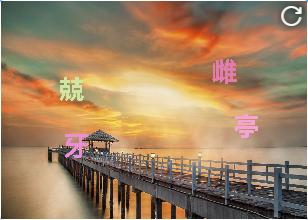
#> input picture opencv_learn/image/1556514111.png, 308 x 220 px, found by its file name
$ python demo_5.py
#> lines starting #> are read from the running program, lines starting #| are printed output that depends on the picture; after the words box and inside, x2 and y2 are one past the last pixel; in counts of white or black regions, pixels touching at a corner belong together
# -*- coding: utf-8 -*-
"""
腐蚀与膨胀
目标：
1.学习膨胀、腐蚀、开运算和闭运算等形态学操作
2.OpenCV函数：cv2.erode(), cv2.dilate(), cv2.morphologyEx()

"""
import cv2
import matplotlib.pyplot as plt

import numpy as np

img = cv2.imread(r'E:\pycharmproject\pythonlearn\image\1556514111.png', 0)
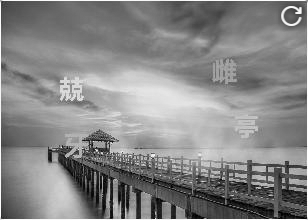
#> img: shape (220, 308); min 0, max 255, mean 133.8
# img = cv2.imread(r"E:\test.png", 0)
#阈值分割，切出头像部分
Roi = img[30:170, 30:250]
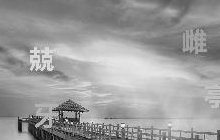
#> Roi: shape (140, 220); min 1, max 246, mean 156.3
ret, mask = cv2.threshold(Roi, 150, 255, cv2.THRESH_BINARY)
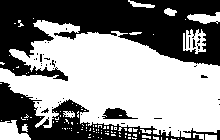
#> mask: shape (140, 220); 55.6% white; 47 black regions (44 under 20 px), largest, box (x1, y1, x2, y2) and area: (0, 0, 220, 81) 9681, (0, 82, 220, 140) 3584, (102, 108, 138, 119) 235
#平滑图像
median=cv2.medianBlur(mask,5)
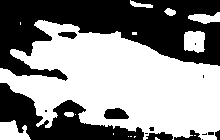
#> median: shape (140, 220); 55.5% white; 15 black regions (8 under 20 px), largest, box (x1, y1, x2, y2) and area: (0, 0, 220, 81) 9650, (0, 83, 144, 140) 3365, (104, 108, 129, 119) 218
median=mask


def f1():
    """
    腐蚀
    :return:
    """
    temp = cv2.bitwise_not(median)
    kernel1=np.ones((10,10),np.uint8)
    #腐蚀的效果是把图片”变瘦”，其原理是在原图的小区域内取局部最小值
    erosion=cv2.erode(temp,kernel1)
    #膨胀与腐蚀相反，取的是局部最大值，效果是把图片”变胖”
    dilation=cv2.dilate(temp,kernel1)

    cv2.imshow("img", np.hstack((temp,erosion,dilation)))
    cv2.waitKey(0)

def f2():
    """
    开闭运算
    :return:
    """
    temp=cv2.bitwise_not(median)
    kernel1=cv2.getStructuringElement(cv2.MORPH_RECT,(5,5))

    #先腐蚀后膨胀叫开运算（因为先腐蚀会分开物体，这样容易记住），其作用是：分离物体，消除小区域。
    opening=cv2.morphologyEx(temp,cv2.MORPH_OPEN,kernel1)
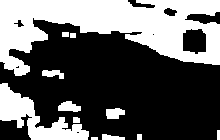
#> opening: shape (140, 220); 38.1% white; 12 white regions, largest, box (x1, y1, x2, y2) and area: (0, 0, 220, 76) 9029, (0, 83, 89, 140) 1948, (58, 101, 81, 112) 178
    #闭运算则相反：先膨胀后腐蚀（先膨胀会使白色的部分扩张，以至于消除 /“闭合”物体里面的小黑洞，所以叫闭运算）
    closing=cv2.morphologyEx(opening,cv2.MORPH_CLOSE,kernel1)
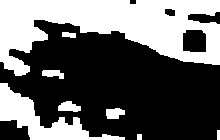
#> closing: shape (140, 220); 39.2% white; 8 white regions, largest, box (x1, y1, x2, y2) and area: (0, 0, 220, 76) 9222, (0, 83, 125, 140) 2240, (58, 101, 81, 112) 178
    cv2.imshow("img", np.hstack((temp, opening,closing)))
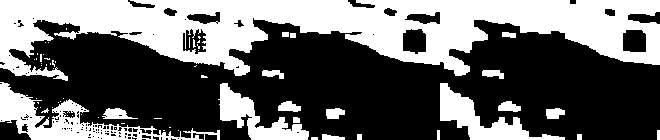
#> window 'img': shape (140, 660); 40.6% white; 63 white regions (42 under 20 px), largest, box (x1, y1, x2, y2) and area: (0, 0, 660, 81) 27932, (0, 82, 220, 140) 3584, (440, 83, 565, 140) 2240
    cv2.waitKey(0)

if __name__ == "__main__":
    f2()
